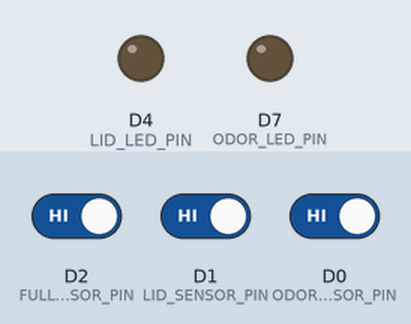
This sketch was run on a simulated ESP8266 (NodeMCU). On the bench: output pins drawn as LEDs (lit = HIGH). Inputs (shaded band) come from the test bench; at power-on: D1 (LID_SENSOR_PIN) HIGH, D0 (ODOR_SENSOR_PIN) HIGH, D2 (FULL_SENSOR_PIN) HIGH. WiFi joins after 1.5 s; servers stay silent unless stated; the modem accepts every AT command (registered, SIM ready, sends succeed) and sends nothing else; what the sketch prints to the serial monitor is not drawn.

Above: at 10.2 s.
10.3 s: D1 (LID_SENSOR_PIN) driven LOW
At 15.3 s:
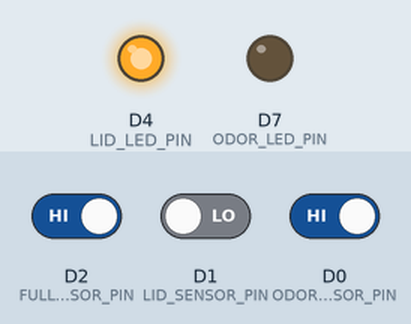
18.7 s: D0 (ODOR_SENSOR_PIN) driven LOW
At 21.3 s:
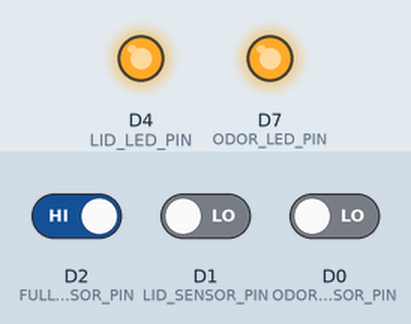
27.1 s: D1 (LID_SENSOR_PIN) driven HIGH
At 28.4 s:
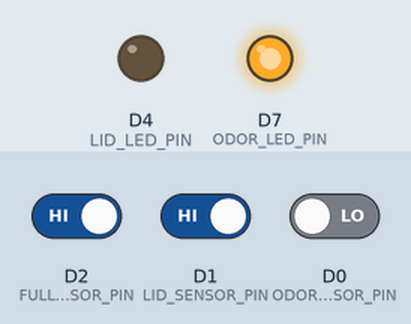
43.9 s: D0 (ODOR_SENSOR_PIN) driven HIGH
At 46.0 s:
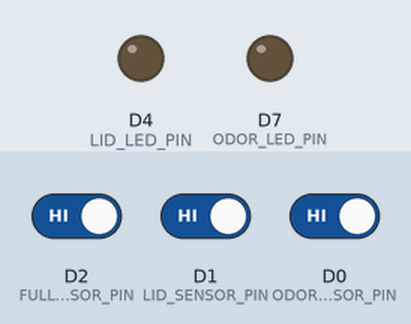
Timing chart, 0 to 47.5 s (numbered marks = the images above; inputs shaded):
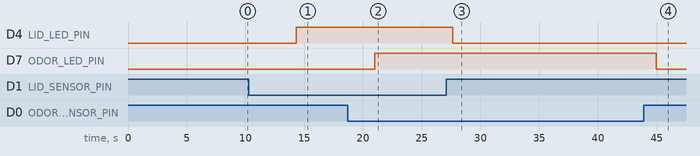

The sketch:

smart_dustbin.ino
```cpp
#include <ESP8266WiFi.h>
#include <SoftwareSerial.h>

// WiFi credentials
const char* ssid = "Vivo";
const char* password = "00000000";

// Server details
const char* server = "192.168.130.17";  // Your Flask server IP
const int port = 5000;                  // Flask port

// Sensor Pins
#define ODOR_SENSOR_PIN D0             // MQ135 gas sensor
#define LID_SENSOR_PIN D1              // Proximity sensor for lid
#define FULL_SENSOR_PIN D2             // Proximity sensor for bin full
#define LID_LED_PIN D4                 // Lid indicator LED
#define ODOR_LED_PIN D7                // Odor indicator LED

// SIM800L Serial (for LBS)
SoftwareSerial simSerial(D5, D6);      // RX, TX

WiFiClient client;

// Dustbin ID
const String dustbinID = "Dustbin001";

// --- URL Encoding ---
String urlEncode(const String &str) {
  String encodedString = "";
  char c;
  char code0;
  char code1;
  for (int i = 0; i < str.length(); i++) {
    c = str.charAt(i);
    if (isalnum(c)) {
      encodedString += c;
    } else {
      code1 = (c & 0xf) + '0';
      if ((c & 0xf) > 9) code1 = (c & 0xf) - 10 + 'A';
      c = (c >> 4) & 0xf;
      code0 = c + '0';
      if (c > 9) code0 = c - 10 + 'A';
      encodedString += '%';
      encodedString += code0;
      encodedString += code1;
    }
  }
  return encodedString;
}

// --- Send message to Flask server ---
void sendNotification(String message) {
  if (client.connect(server, port)) {
    Serial.println("Connected to server, sending data...");

    String fullMsg = "Dustbin ID: " + dustbinID + " - " + message;
    String encodedMsg = urlEncode(fullMsg);

    client.print(String("GET /notify?msg=") + encodedMsg + " HTTP/1.1\r\n" +
                 "Host: " + String(server) + "\r\n" +
                 "Connection: close\r\n\r\n");

    Serial.println("Sent: " + fullMsg);  // Debug print

    delay(100);
    client.stop();
  } else {
    Serial.println("Failed to connect to server!");
  }
}

// --- Get LBS Location from SIM800L ---
void getSIM800LLocation() {
  simSerial.println("AT+CIPGSMLOC=1,1");
  long timeout = millis() + 5000;
  String locationData = "";

  while (millis() < timeout) {
    if (simSerial.available()) {
      char c = simSerial.read();
      locationData += c;
    }
  }

  if (locationData.indexOf("+CIPGSMLOC:") != -1) {
    int start = locationData.indexOf(":") + 2;
    int end = locationData.indexOf("\r\n", start);
    String result = locationData.substring(start, end);
    Serial.print("Location: "); Serial.println(result);
    sendNotification("Dustbin Location (LBS): " + result);
  } else {
    Serial.println("LBS location fetch failed.");
  }
}

void setup() {
  Serial.begin(9600);
  simSerial.begin(9600);

  WiFi.begin(ssid, password);
  Serial.print("Connecting to WiFi");
  while (WiFi.status() != WL_CONNECTED) {
    delay(1000);
    Serial.print(".");
  }
  Serial.println("\nConnected to WiFi!");

  pinMode(LID_SENSOR_PIN, INPUT);
  pinMode(FULL_SENSOR_PIN, INPUT);
  pinMode(ODOR_SENSOR_PIN, INPUT);
  pinMode(LID_LED_PIN, OUTPUT);
  pinMode(ODOR_LED_PIN, OUTPUT);

  // SIM800L init
  simSerial.println("AT");
  delay(1000);
  simSerial.println("AT+CGATT?");
  delay(1000);
  simSerial.println("AT+CSTT=\"\"");
  delay(1000);
  simSerial.println("AT+CIICR");
  delay(3000);
  simSerial.println("AT+CIFSR");
  delay(1000);
}

unsigned long lastLocationCheck = 0;

void loop() {
  // === Odor Detection ===
  int gasDetected = digitalRead(ODOR_SENSOR_PIN);
  if (gasDetected == LOW) {
    Serial.println("⚠️ Odor detected!");
    sendNotification("Odor detected!");
    digitalWrite(ODOR_LED_PIN, HIGH);
  } else {
    digitalWrite(ODOR_LED_PIN, LOW);
    Serial.println("✅ Odor not detected.");
    sendNotification("Odor not detected.");
    delay(5000);
  }

  // === Lid Open Detection ===
  int lidTriggered = digitalRead(LID_SENSOR_PIN);
  if (lidTriggered == LOW) {
    digitalWrite(LID_LED_PIN, HIGH);
    Serial.println("👋 Hand detected: Lid opening.");
    sendNotification("Hand detected: Lid opening.");
  } else {
    digitalWrite(LID_LED_PIN, LOW);
  }

  // === Bin Full Detection ===
  int binFull = digitalRead(FULL_SENSOR_PIN);
  if (binFull == LOW) {
    Serial.println("🗑️ Dustbin is full!");
    sendNotification("Dustbin is full!");
  } else {
    Serial.println("🗑️ Dustbin is not full.");
    delay(5000);
  }

  // === Send Location every 30 seconds ===
  if (millis() - lastLocationCheck > 30000) {
    getSIM800LLocation();
    lastLocationCheck = millis();
  }

  delay(1000);
}
```

Measured:
- after the input at 10.3 s, D4 (LID_LED_PIN): LOW → HIGH after 4.0 s
- after the input at 18.7 s, D7 (ODOR_LED_PIN): LOW → HIGH after 2.3 s
- after the input at 27.1 s, D4 (LID_LED_PIN): HIGH → LOW after 0.54 s
- after the input at 43.9 s, D7 (ODOR_LED_PIN): HIGH → LOW after 1.1 s
